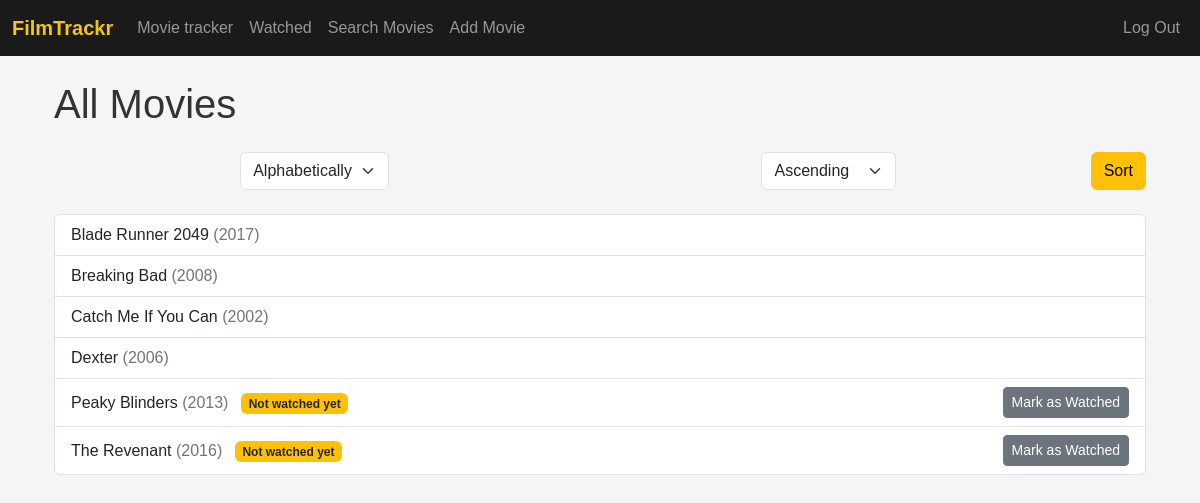
The app's page / (signed in) with its own data.
### tables this page shows
CREATE TABLE movies (
        id           INTEGER PRIMARY KEY AUTOINCREMENT,
        title        TEXT    NOT NULL,
        genre        TEXT    NOT NULL,
        mood         TEXT    NOT NULL,
        description  TEXT,
        release_year INTEGER,
        rating       REAL
    , image_path   TEXT DEFAULT '_not-found.jpg');

### app.py (the view)
@app.route("/", methods=["GET", "POST"])
@login_required
def index():
    criterias = get_table_columns(
        db, "movies", ["id", "genre", "mood", "description", "image_path"]
    )
    if request.method == "POST":
        sort_criteria = request.form.get("sort-criteria")
        sort_order = request.form.get("sort-order")
        if sort_criteria not in criterias:
            flash("Invalid sort criteria", "error")
            return redirect("/")
        if sort_order not in ("ASC", "DESC"):
            flash("Invalid sort order", "error")
            sort_order = "ASC"
    else:
        sort_criteria = "title"
        sort_order = "ASC"
    user_id = session["user_id"]
    all_movies = db.execute(
        f"SELECT id, title, release_year FROM movies ORDER BY {sort_criteria} {sort_order};"
    )
    watched_movie_ids = [
        movie["id"]
        for movie in db.execute(
            """
            SELECT m.id
              FROM movies m
              JOIN watched_movies wm ON m.id = wm.movie_id
             WHERE wm.user_id = ?
            """,
            user_id,
        )
    ]
    return render_template(
        "index.html",
        criterias=criterias,
        all_movies=all_movies,
        watched_movie_ids=watched_movie_ids,
    )

### helpers.py (called while the page is built)
def login_required(f):
    @wraps(f)
    def decorated_function(*args, **kwargs):
        if session.get("user_id") is None:
            return redirect("/login")
        return f(*args, **kwargs)
    return decorated_function

def snake_to_sentence_case(text):
    sentence = text.replace("_", " ").capitalize()
    return sentence

def get_table_columns(
    db: SQL, table: str, excluded_columns: list[str] = []
) -> list[str]:
    all_columns = [
        column["name"]
        for column in db.execute("SELECT name FROM pragma_table_info(?);", table)
    ]
    columns = []
    for column in all_columns:
        if column not in excluded_columns:
            columns.append(column)
    return columns

### templates/index.html (shortened to what this page needs)
{% extends "layout.html" %}
{% block body %}
<div class="container mt-4">
    <h1 class="mb-4">All Movies</h1>
    <form action="/" method="post" class="d-flex justify-content-center mb-4">
        <select class="form-select mx-auto w-auto" name="sort-criteria">
            {% for criteria in criterias %}
                {% if criteria == "title" %}
                    <option value="title" selected="selected">Alphabetically</option>
                {% else %}
                    <option value="{{ criteria }}">
                        {{ criteria | snake_to_sentence_case }}
                    </option>
                {% endif %}
            {% endfor %}
        </select>
        <select class="form-select mx-auto w-auto" name="sort-order">
            <option value="ASC" selected="selected">Ascending</option>
        </select>
        <button class="btn btn-warning ms-2" type="submit">Sort</button>
    </form>
    <ul class="list-group">
        {% for movie in all_movies %}
            <li class="list-group-item d-flex justify-content-between align-items-center">
                <div>
                    <a href="/movie/{{ movie.id }}" class="text-decoration-none text-dark movie-title">{{ movie.title }} <span class="text-secondary">({{ movie.release_year }})</span></a>
                    {% if movie.id not in watched_movie_ids %}
                        <span class="badge bg-warning text-dark ms-2">Not watched yet</span>
                    {% endif %}
                </div>
                {% if movie.id not in watched_movie_ids %}
                    <form method="POST" action="/mark-watched" class="d-inline">
                        <button type="submit" class="btn btn-sm btn-secondary">Mark as Watched</button>
                    </form>
                {% endif %}
            </li>
        {% endfor %}
    </ul>
</div>
{% endblock %}

### templates/layout.html (style rules this page uses)
body { font-family: Arial, sans-serif; background-color: #f5f5f5; color: #333; }
.container { margin-top: 20px; }

### records on screen
movies: title "Blade Runner 2049", release_year "2017"
movies: title "Breaking Bad", release_year "2008"
movies: title "Catch Me If You Can", release_year "2002"
movies: title "Dexter", release_year "2006"
movies: title "Peaky Blinders", release_year "2013", shows "Not watched yet"
movies: title "The Revenant", release_year "2016", shows "Not watched yet"
